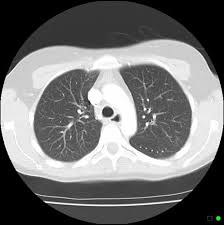
#> input picture Task1/DataSplit/test/normal/train_n6 (2) - Copy.jpg, 224 x 225 px
$ python Q10.py
#> lines starting #> are read from the running program, lines starting #| are printed output that depends on the picture
import os
import cv2

output_dir = os.path.dirname(os.path.abspath(__file__))

image_path = input("Enter image path: ")
#> the answer given: ../../Task1/DataSplit/test/normal/train_n6 (2) - Copy.jpg
image = cv2.imread(image_path)
#> image is the input picture: shape (225, 224, 3); mean B, G, R 115.1, 115.1, 115.1

blurred = cv2.GaussianBlur(image, (5, 5), 0)
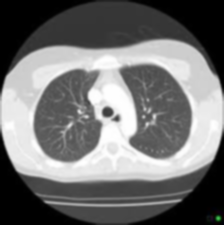
#> blurred: shape (225, 224, 3); mean B, G, R 115.2, 115.2, 115.2
edges = cv2.Canny(image, 100, 200)
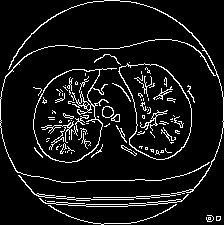
#> edges: shape (225, 224); 8.3% white in thin lines or dots

cv2.imwrite(os.path.join(output_dir, "blurred.jpg"), blurred)
cv2.imwrite(os.path.join(output_dir, "edges.jpg"), edges)

print("Blurred and edge-detected images saved")

$ run again, on Task1/DataSplit/test/normal/valid_004162_01_01_150.png
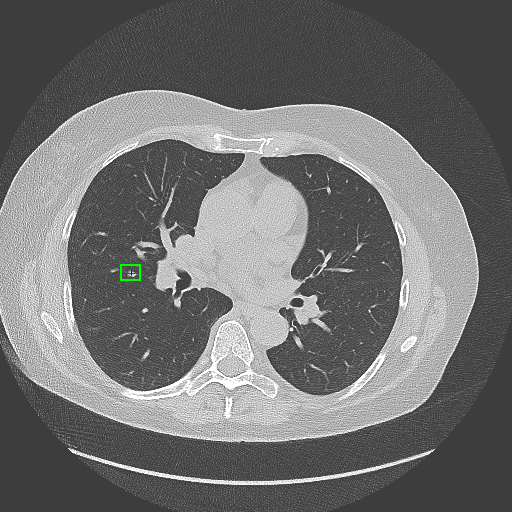
#> input picture Task1/DataSplit/test/normal/valid_004162_01_01_150.png, 512 x 512 px
#> image is the input picture: shape (512, 512, 3); mean B, G, R 112.5, 112.7, 112.5
#> `blurred = cv2.GaussianBlur(image, (5, 5), 0)`:
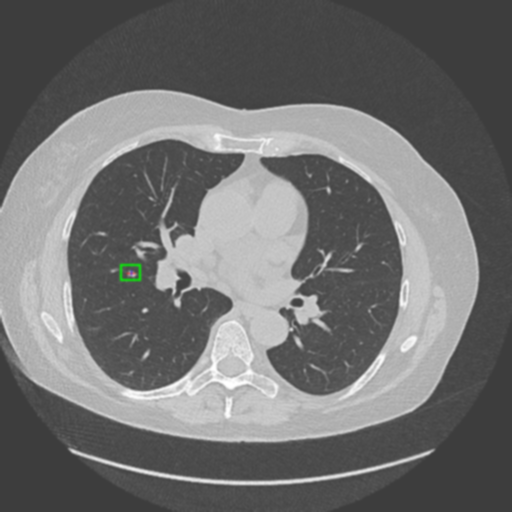
#> blurred: shape (512, 512, 3); mean B, G, R 112.5, 112.7, 112.6
#> `edges = cv2.Canny(image, 100, 200)`:
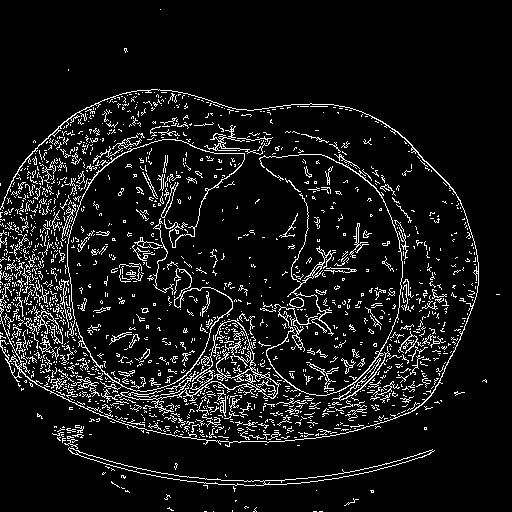
#> edges: shape (512, 512); 8.3% white in thin lines or dots
